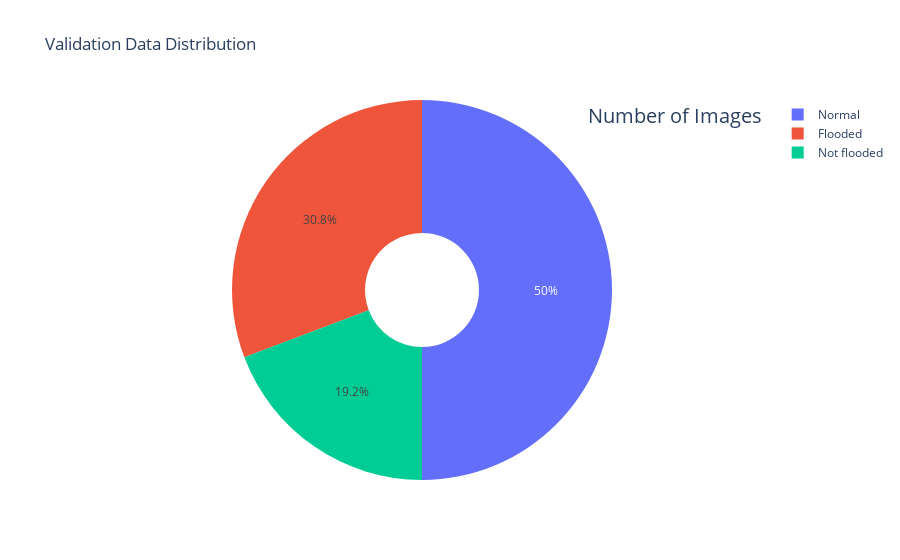

Notebook cell for this chart:
### Code cell
fig = {
  "data": [
    {
      "values": list(validDataDbn.values()),
      "labels": list(validDataDbn.keys()),
      "hoverinfo":"label+percent",
      "hole": .3,
      "type": "pie"
    },],
  "layout": {
        "title":"Validation Data Distribution",
        "annotations": [
            { "font": { "size": 20},
              "showarrow": False,
              "text": "Number of Images",
                "x": 1,
                "y": 1
            },
        ]
    }
}
iplot(fig)

### Figure 1 — Plotly figure (JSON) as saved in the notebook; plotly's stock layout.template omitted (floating-point values rounded to 4 significant figures)
{"data": [{"hole": 0.3, "hoverinfo": "label+percent", "labels": ["Normal", "Flooded", "Not flooded"], "type": "pie", "values": [26, 16, 10]}], "layout": {"annotations": [{"font": {"size": 20}, "showarrow": false, "text": "Number of Images", "x": 1, "y": 1}], "title": {"text": "Validation Data Distribution"}}}
